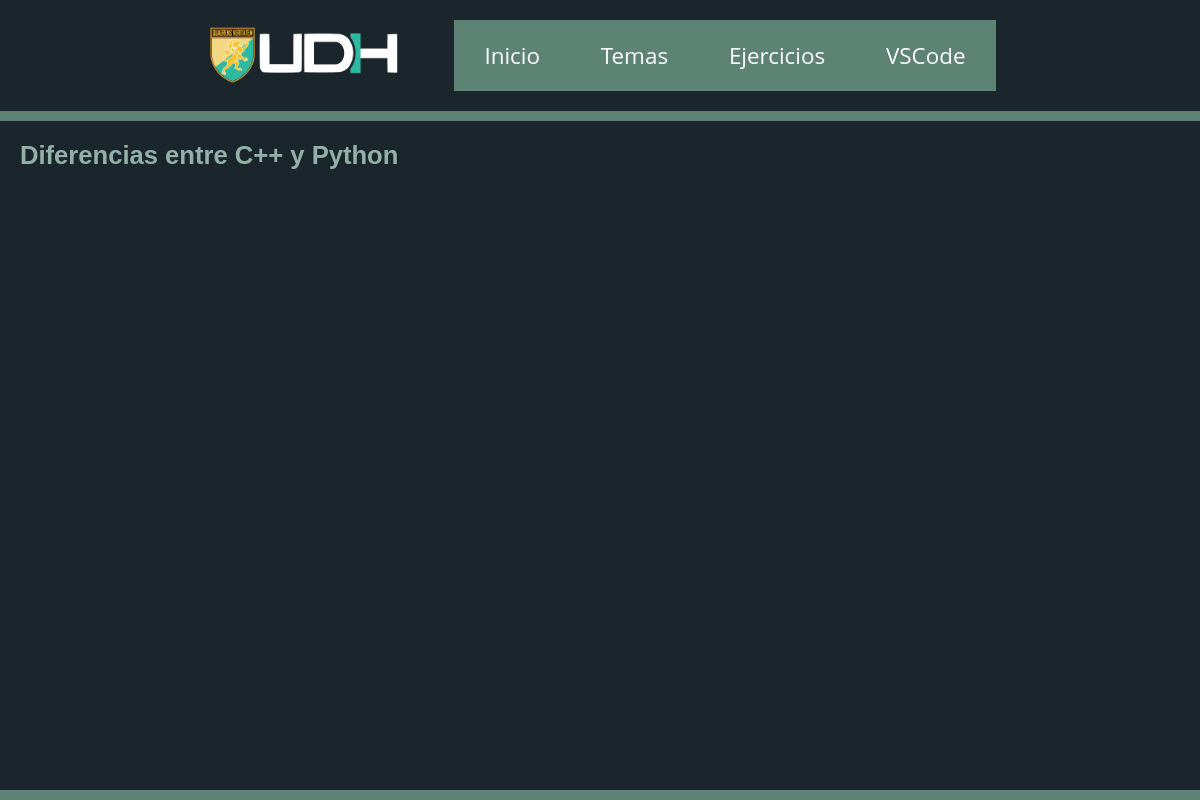
The app's page /, older data.
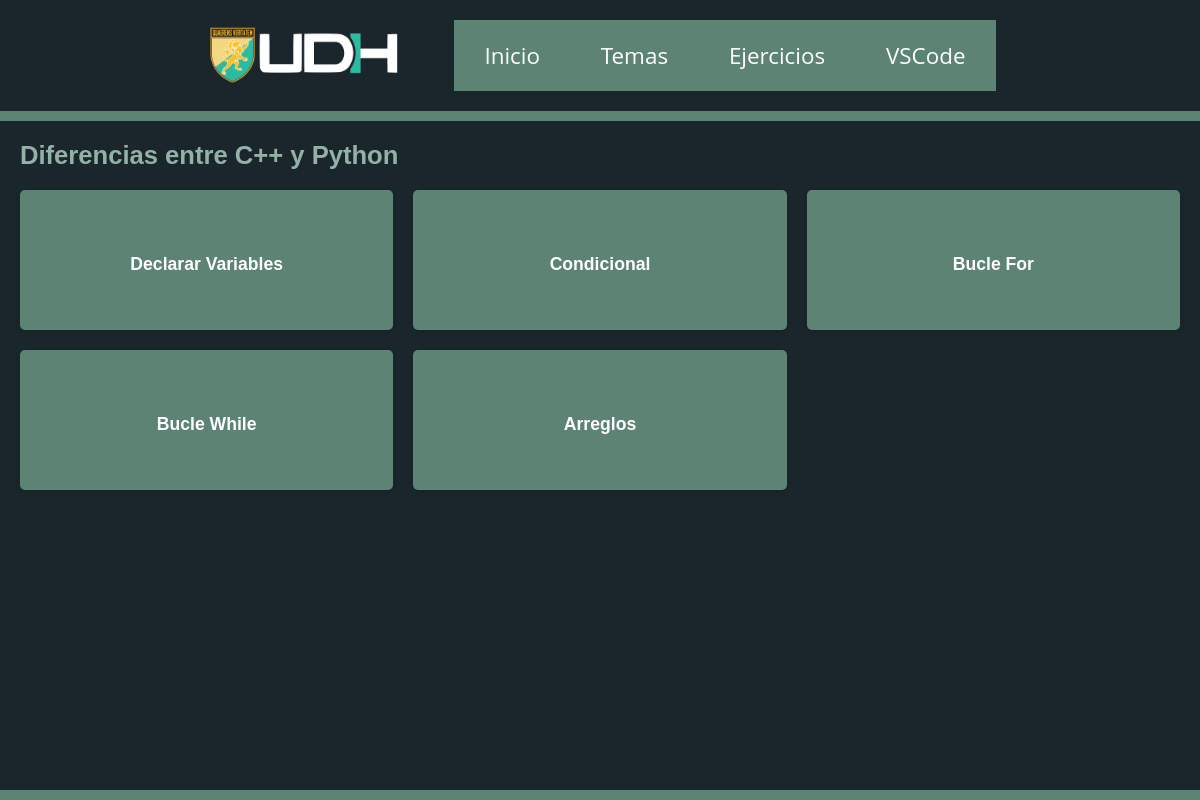
The same page, newer data.
### exercises/models.py (models this page shows, shortened)
class Methods(models.Model):
    func = models.CharField(max_length=25)
    detail = models.TextField()
    py_snip = models.TextField()
    cpp_snip = models.TextField()

### exercises/views.py (the view)
# urls.py: path('', home_view, name='inicio'),
def home_view(request):
    method_list = Methods.objects.all()
    return render(request, "index.html",
                  {'methods':method_list})

### exercises/static/templates/index.html
{% extends 'base.html' %}
{% block content %}
<div class="categText">
    <h2>Diferencias entre C++ y Python</h2>
</div>
<div class="category-grid">
    {% for method in methods %}
    <a href="{% url 'diferencias' method.func %}">
        <div class="category-card">
            <h3>{{ method.func }}</h3>
        </div>
    </a>
    {% endfor %}
</div>
{% endblock %}

### exercises/static/templates/base.html (shortened to what this page needs)
<!DOCTYPE html>
<html lang="en">
<head>
    {% load static %}
    <link rel="stylesheet" href="https://cdnjs.cloudflare.com/ajax/libs/highlight.js/11.7.0/styles/base16/ashes.min.css" />
    <link rel="stylesheet" href="{% static 'css/main.css' %}">
    <link rel="stylesheet" href="{% static 'css/exercise.css' %}">
</head>
<body>
    <header>
        <div class="desktop-nav-container">
            <img src="{% static 'img/logo.png' %}" width="200px" height="auto">
            <nav>
                <ul>
                    <li><a href="{% url 'inicio' %}">Inicio</a></li>
                    <li><a href="{% url 'temas' %}">Temas</a></li>
                    <li><a href="{% url 'ejercicios' %}">Ejercicios</a></li>
                    <li><a href="{% url 'instalacion' %}">VSCode</a></li>
                </ul>
            </nav>
        </div>
    </header>
    <main>
        {% block content %}
        {% endblock %}
    </main>
</body>
</html>

### exercises/static/css/main.css (style rules this page uses)
* { margin: 0; padding: 0; }
body { display: flex; flex-direction: column; min-height: 100vh; background-color: #1B262C; margin: 0; font-family: "Open Sans", "Helvetica Neue", Helvetica, Arial, sans-serif; }
main { padding: 20px; flex-grow: 1; border-top: solid 10px #5C8374; border-bottom: solid 10px #5C8374; }
ul { list-style: none; padding: 0; margin: 0; }
h2, p { color: #FAF0E6; margin-bottom: 20px; }
h2 { font-size: 160%; font-family: 'Ubuntu', sans-serif; color: #93B1A6; }
a { text-decoration: none; }
.category-card, .category-card-ex { display: flex; flex-direction: column; justify-content: center; background-color: #5C8374; height: 120px; padding: 10px; border-radius: 5px; box-shadow: 0 2px 4px rgba(0, 0, 0, 0.1); text-align: center; transition: transform 0.2s ease, box-shadow 0.2s ease; }
.category-card h3 { font-size: 110%; font-family: 'Dosis', sans-serif; color: #fff; margin: 10px 10px 2px 10px; }
.category-grid { display: grid; grid-template-rows: auto; grid-gap: 20px; }
@media (max-width: 1399px) { .category-grid { grid-template-columns: repeat(3, minmax(20vh, 1fr)); } }
@media (min-width: 800px) { .desktop-nav-container { margin: 0 17% 0 17%; display: flex; } }
@media (min-width: 800px) { .desktop-nav-container img { margin-right: 50px; align-self: center; width: 20; } }
@media (min-width: 800px) { header { padding: 20px 0 20px 0; } }
@media (min-width: 800px) { header nav { background-color: #5C8374; padding: 10px 0; width: 80%; } }
@media (min-width: 800px) { header nav ul { display: flex; width: auto; } }
@media (min-width: 800px) { header nav ul li { display: flex; justify-self: center; align-items: center; margin: auto; font-size: 140%; } }
@media (min-width: 800px) { header nav ul li a { color: #fff; text-decoration: none; padding: 10px; border-radius: 5px; transition: background-color 0.3s ease; } }

Row changes from the older to the newer data that the page shows:
added Methods: func "Declarar Variables"
added Methods: func "Condicional"
added Methods: func "Bucle For"
added Methods: func "Bucle While"
added Methods: func "Arreglos"
